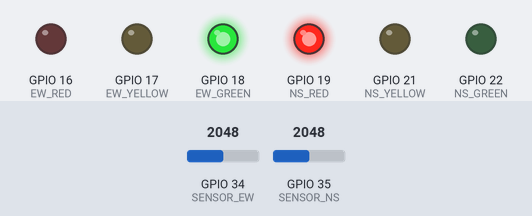
The sketch below on a simulated ESP32. Parts: output pins drawn as LEDs (lit = HIGH). The test bench sets the inputs (shaded band); at power-on: GPIO 34 (SENSOR_EW) = 2048, GPIO 35 (SENSOR_NS) = 2048. WiFi joins after 1.5 s; servers stay silent unless stated; random numbers use the default seed unless the sketch sets one; no MQTT or app messages arrive unless stated; what the sketch prints to the serial monitor is not drawn.

Above: at 6.0 s.
At 9.5 s:
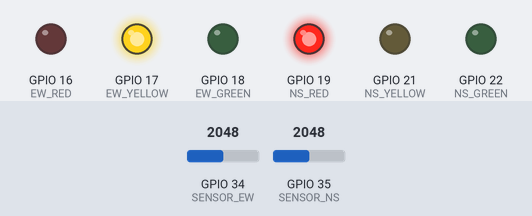
At 13.0 s:
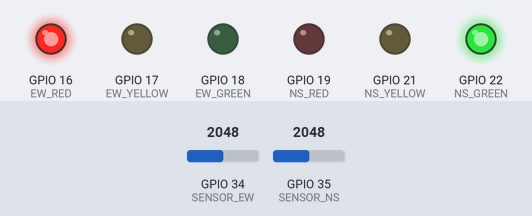
At 16.5 s:
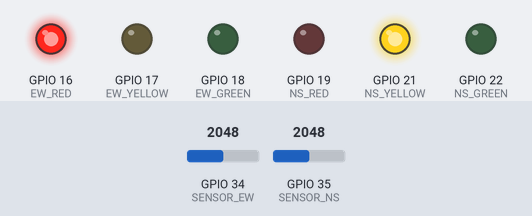
Timing chart, 0 to 21.7 s (numbered marks = the images above):
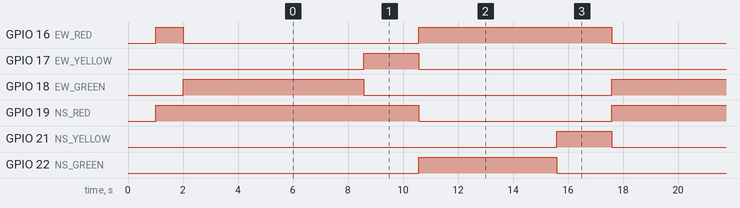

The sketch:

esp32_rl_traffic_mqtt.ino
```cpp
#include <Arduino.h>
#include <WiFi.h>
#include <PubSubClient.h>

// =====================================================
// ESP32 Q-Learning Traffic Light Controller + MQTT
// Publishes JSON for Node-RED digital twin
// Topic: traffic/rl/state
// =====================================================

#define WIFI_SSID   "YOUR_WIFI_SSID"
#define WIFI_PASS   "YOUR_WIFI_PASSWORD"

#define MQTT_HOST   "192.168.1.10"
#define MQTT_PORT   1883

const char* TOPIC_STATE = "traffic/rl/state";

// East-West lights
const int EW_RED    = 16;
const int EW_YELLOW = 17;
const int EW_GREEN  = 18;

// North-South lights
const int NS_RED    = 19;
const int NS_YELLOW = 21;
const int NS_GREEN  = 22;

// Sensor pins
const int SENSOR_EW = 34;
const int SENSOR_NS = 35;

const int NUM_STATES = 9;
const int NUM_ACTIONS = 2;

float Q[NUM_STATES][NUM_ACTIONS];

float alpha = 0.2f;
float gamma = 0.8f;
float epsilon = 0.2f;

const int GREEN_TIME = 5000;
const int YELLOW_TIME = 2000;

int th_low = 1200;
int th_high = 2800;

int currentAction = 0;

WiFiClient espClient;
PubSubClient mqttClient(espClient);

int getQueueLevel(int sensorValue) {
  if (sensorValue < th_low) return 0;
  else if (sensorValue < th_high) return 1;
  else return 2;
}

int getStateIndex(int qEW, int qNS) {
  return qEW * 3 + qNS;
}

int chooseAction(int state) {
  float r = random(0, 1000) / 1000.0f;
  if (r < epsilon) return random(NUM_ACTIONS);

  int bestAction = 0;
  float bestQ = Q[state][0];
  for (int a = 1; a < NUM_ACTIONS; a++) {
    if (Q[state][a] > bestQ) {
      bestQ = Q[state][a];
      bestAction = a;
    }
  }
  return bestAction;
}

float maxQ(int nextState) {
  float m = Q[nextState][0];
  for (int a = 1; a < NUM_ACTIONS; a++) {
    if (Q[nextState][a] > m) m = Q[nextState][a];
  }
  return m;
}

float computeReward(int qEW, int qNS, int action) {
  float reward = -(qEW + qNS);

  if (qEW > qNS && action == 0) reward += 3.0f;
  if (qNS > qEW && action == 1) reward += 3.0f;

  if (qEW > qNS && action == 1) reward -= 3.0f;
  if (qNS > qEW && action == 0) reward -= 3.0f;

  if (qEW == qNS) reward += 1.0f;

  return reward;
}

void allRed() {
  digitalWrite(EW_RED, HIGH);
  digitalWrite(EW_YELLOW, LOW);
  digitalWrite(EW_GREEN, LOW);

  digitalWrite(NS_RED, HIGH);
  digitalWrite(NS_YELLOW, LOW);
  digitalWrite(NS_GREEN, LOW);
}

void setEWGreen() {
  digitalWrite(EW_RED, LOW);
  digitalWrite(EW_YELLOW, LOW);
  digitalWrite(EW_GREEN, HIGH);

  digitalWrite(NS_RED, HIGH);
  digitalWrite(NS_YELLOW, LOW);
  digitalWrite(NS_GREEN, LOW);
}

void setNSGreen() {
  digitalWrite(EW_RED, HIGH);
  digitalWrite(EW_YELLOW, LOW);
  digitalWrite(EW_GREEN, LOW);

  digitalWrite(NS_RED, LOW);
  digitalWrite(NS_YELLOW, LOW);
  digitalWrite(NS_GREEN, HIGH);
}

void transitionToEW() {
  if (currentAction == 1) {
    digitalWrite(NS_GREEN, LOW);
    digitalWrite(NS_YELLOW, HIGH);
    delay(YELLOW_TIME);
    digitalWrite(NS_YELLOW, LOW);
  }
  setEWGreen();
  currentAction = 0;
}

void transitionToNS() {
  if (currentAction == 0) {
    digitalWrite(EW_GREEN, LOW);
    digitalWrite(EW_YELLOW, HIGH);
    delay(YELLOW_TIME);
    digitalWrite(EW_YELLOW, LOW);
  }
  setNSGreen();
  currentAction = 1;
}

void connectWiFi() {
  WiFi.mode(WIFI_STA);
  WiFi.begin(WIFI_SSID, WIFI_PASS);

  Serial.print("Connecting to Wi-Fi");
  while (WiFi.status() != WL_CONNECTED) {
    delay(500);
    Serial.print(".");
  }
  Serial.println();
  Serial.print("Wi-Fi connected. IP: ");
  Serial.println(WiFi.localIP());
}

void reconnectMQTT() {
  while (!mqttClient.connected()) {
    Serial.print("Connecting to MQTT...");
    String clientId = "ESP32-RL-Traffic-" + String((uint32_t)ESP.getEfuseMac(), HEX);

    if (mqttClient.connect(clientId.c_str())) {
      Serial.println("connected");
    } else {
      Serial.print("failed, rc=");
      Serial.print(mqttClient.state());
      Serial.println(" retrying in 2 seconds");
      delay(2000);
    }
  }
}

void publishState(int rawEW, int rawNS, int qEW, int qNS, int state, int action, float reward, float updatedQ) {
  char payload[256];
  snprintf(
    payload, sizeof(payload),
    "{\"rawEW\":%d,\"rawNS\":%d,\"qEW\":%d,\"qNS\":%d,\"state\":%d,\"action\":%d,\"reward\":%.2f,\"updatedQ\":%.2f}",
    rawEW, rawNS, qEW, qNS, state, action, reward, updatedQ
  );

  mqttClient.publish(TOPIC_STATE, payload, true);
  Serial.print("Published: ");
  Serial.println(payload);
}

void printQTable() {
  Serial.println("\nQ-table:");
  for (int s = 0; s < NUM_STATES; s++) {
    Serial.print("State ");
    Serial.print(s);
    Serial.print(": ");
    for (int a = 0; a < NUM_ACTIONS; a++) {
      Serial.print(Q[s][a], 2);
      Serial.print(" ");
    }
    Serial.println();
  }
  Serial.println();
}

void setup() {
  Serial.begin(115200);
  delay(1000);

  randomSeed(analogRead(32));

  pinMode(EW_RED, OUTPUT);
  pinMode(EW_YELLOW, OUTPUT);
  pinMode(EW_GREEN, OUTPUT);

  pinMode(NS_RED, OUTPUT);
  pinMode(NS_YELLOW, OUTPUT);
  pinMode(NS_GREEN, OUTPUT);

  pinMode(SENSOR_EW, INPUT);
  pinMode(SENSOR_NS, INPUT);

  allRed();
  delay(1000);
  setEWGreen();

  for (int s = 0; s < NUM_STATES; s++) {
    for (int a = 0; a < NUM_ACTIONS; a++) {
      Q[s][a] = 0.0f;
    }
  }

  connectWiFi();
  mqttClient.setServer(MQTT_HOST, MQTT_PORT);

  Serial.println("ESP32 RL Traffic Light Controller + MQTT");
}

void loop() {
  if (WiFi.status() != WL_CONNECTED) {
    connectWiFi();
  }

  if (!mqttClient.connected()) {
    reconnectMQTT();
  }
  mqttClient.loop();

  int rawEW = analogRead(SENSOR_EW);
  int rawNS = analogRead(SENSOR_NS);

  int qEW = getQueueLevel(rawEW);
  int qNS = getQueueLevel(rawNS);

  int state = getStateIndex(qEW, qNS);

  int action = chooseAction(state);

  if (action == 0) {
    transitionToEW();
  } else {
    transitionToNS();
  }

  delay(GREEN_TIME);

  int rawEW2 = analogRead(SENSOR_EW);
  int rawNS2 = analogRead(SENSOR_NS);

  int qEW2 = getQueueLevel(rawEW2);
  int qNS2 = getQueueLevel(rawNS2);

  int nextState = getStateIndex(qEW2, qNS2);

  float reward = computeReward(qEW2, qNS2, action);

  Q[state][action] = Q[state][action] +
                     alpha * (reward + gamma * maxQ(nextState) - Q[state][action]);

  float updatedQ = Q[state][action];

  Serial.print("RawEW=");
  Serial.print(rawEW);
  Serial.print(" qEW=");
  Serial.print(qEW);
  Serial.print(" | RawNS=");
  Serial.print(rawNS);
  Serial.print(" qNS=");
  Serial.print(qNS);
  Serial.print(" | State=");
  Serial.print(state);
  Serial.print(" | Action=");
  Serial.print(action == 0 ? "EW_GREEN" : "NS_GREEN");
  Serial.print(" | NextState=");
  Serial.print(nextState);
  Serial.print(" | Reward=");
  Serial.print(reward, 2);
  Serial.print(" | UpdatedQ=");
  Serial.println(updatedQ, 2);

  publishState(rawEW, rawNS, qEW, qNS, state, action, reward, updatedQ);

  static int counter = 0;
  counter++;
  if (counter % 5 == 0) {
    printQTable();
  }
}
```

Measured:
- by itself, GPIO 16 (EW_RED): goes LOW 8.6 s, HIGH 7.0 s, LOW 7.0 s, HIGH 7.0 s, then LOW
- by itself, GPIO 17 (EW_YELLOW), GPIO 21 (NS_YELLOW): alternates HIGH for 2.0 s and LOW for 12.0 s
- by itself, GPIO 18 (EW_GREEN), GPIO 22 (NS_GREEN): alternates HIGH for 5.0 s and LOW for 9.0 s
- by itself, GPIO 19 (NS_RED): alternates HIGH for 7.0 s and LOW for 7.0 s
